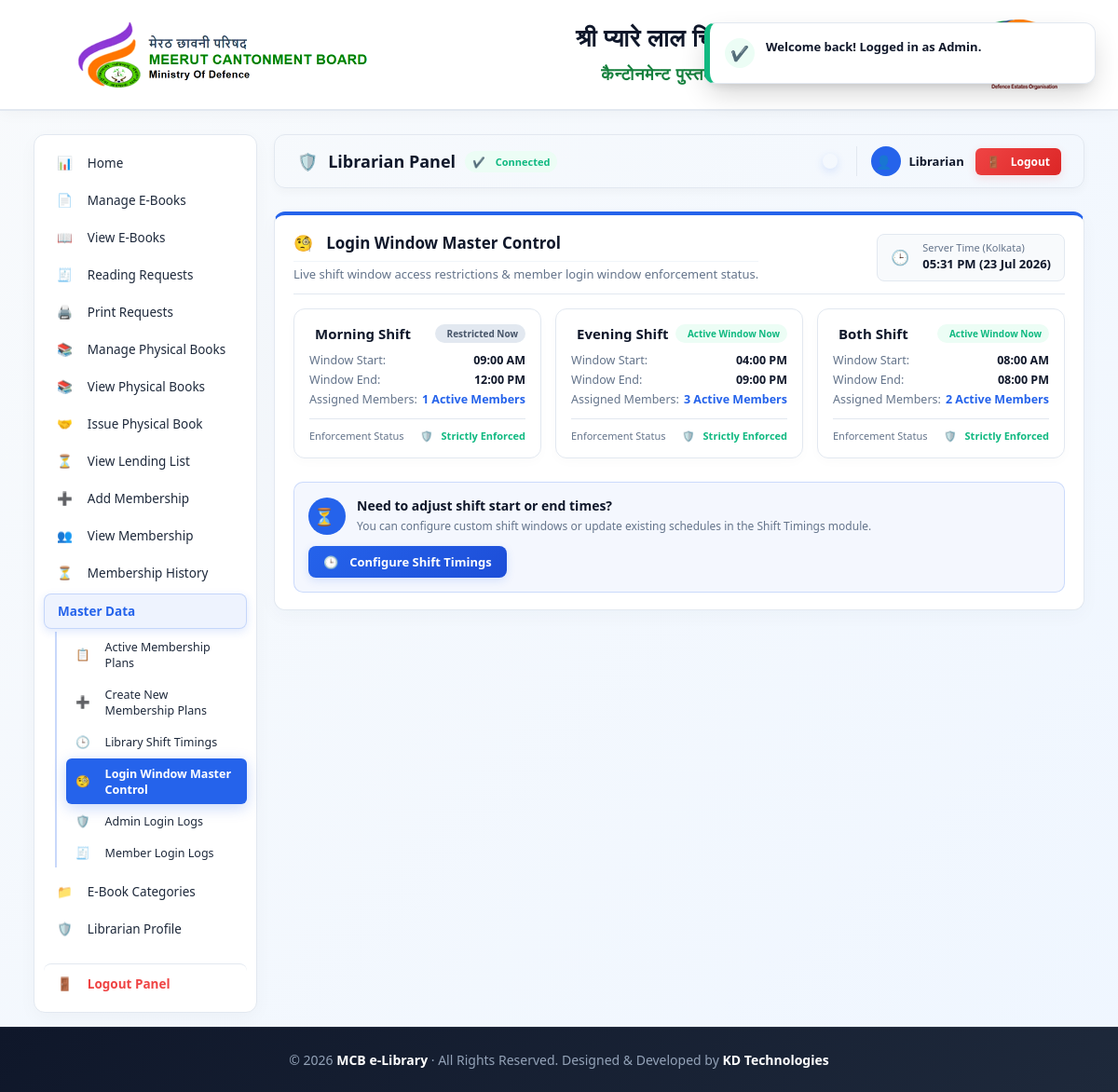
Page /?action=admin&tab=login_window (signed in) on the committed database.
### tables this page shows
CREATE TABLE `work_shifts` (
  `id` int(11) NOT NULL,
  `name` varchar(50) NOT NULL,
  `start_time` time NOT NULL,
  `end_time` time NOT NULL
);

### config.php (called while the page is built, shortened)
<?php
function get_shift_time_window($shift_name, $db_conn) {
    $stmt = $db_conn->prepare("SELECT start_time, end_time FROM work_shifts WHERE name = ? LIMIT 1");
    if ($stmt) {
        $stmt->bind_param("s", $shift_name);
        $stmt->execute();
        $res = $stmt->get_result()->fetch_assoc();
        if ($res) return $res;
    }
    return ['start_time' => '08:00:00', 'end_time' => '20:00:00'];
}
function is_member_within_shift_time($shift_name, $db_conn) {
    $shift_info = get_shift_time_window($shift_name, $db_conn);
    $now_time = date('H:i:s');
    $start = $shift_info['start_time'];
    $end = $shift_info['end_time'];
    if ($start <= $end) {
        return ($now_time >= $start && $now_time <= $end);
    } else {
        return ($now_time >= $start || $now_time <= $end);
    }
}
function e($v){ return htmlspecialchars((string)$v, ENT_QUOTES, 'UTF-8'); }
?>

### app/views/admin/login_window.php (the view, shortened to what this page needs)
<?php
$now_fmt = date('h:i A');
?>
<div class="card" style="border-top: 4px solid var(--primary); margin-bottom:20px;">
    <div style="display:flex; align-items:center; justify-content:space-between; flex-wrap:wrap; gap:12px; margin-bottom:15px; border-bottom:1px solid var(--border-color); padding-bottom:12px;">
        <div>
            <h3 style="margin:0; color:var(--navy-dark); display:flex; align-items:center; gap:8px;">
                <i class="fa-solid fa-sliders" style="color:var(--primary);"></i> Login Window Master Control
            </h3>
            <p style="font-size:13px; color:var(--text-muted); margin:4px 0 0 0;">
                Live shift window access restrictions & member login window enforcement status.
            </p>
        </div>
        <div style="background:var(--bg-slate); border:1px solid var(--border-color); padding:8px 14px; border-radius:8px; display:flex; align-items:center; gap:8px;">
            <div>
                <span style="font-size:11px; color:var(--text-muted); display:block; line-height:1;">Server Time (Kolkata)</span>
                <strong style="font-size:13px; color:var(--navy-dark);"><?= $now_fmt ?> (<?= date('d M Y') ?>)</strong>
            </div>
        </div>
    </div>
    <div style="display:grid; grid-template-columns: repeat(auto-fit, minmax(260px, 1fr)); gap:15px; margin-bottom:25px;">
        <?php
        $shiftsRes = $db->query("SELECT * FROM work_shifts ORDER BY id ASC");
        if ($shiftsRes && $shiftsRes->num_rows > 0):
            while ($sf = $shiftsRes->fetch_assoc()):
                $sName = $sf['name'];
                $sStart = date('h:i A', strtotime($sf['start_time']));
                $sEnd = date('h:i A', strtotime($sf['end_time']));
                $mCountStmt = $db->prepare("SELECT COUNT(*) c FROM members WHERE shift = ? AND approved = 1 AND is_active = 1");
                $mCount = 0;
                if ($mCountStmt) {
                    $mCountStmt->bind_param("s", $sName);
                    $mCountStmt->execute();
                    $mCount = (int)($mCountStmt->get_result()->fetch_assoc()['c'] ?? 0);
                }
                $is_active_now = is_member_within_shift_time($sName, $db);
        ?>
            <div style="background:var(--card-bg); border:1px solid var(--border-color); border-radius:12px; padding:16px; box-shadow:0 4px 12px rgba(0,0,0,0.02); position:relative; overflow:hidden;">
                <div style="display:flex; align-items:center; justify-content:space-between; margin-bottom:10px;">
                    <span style="font-weight:700; font-size:15px; color:var(--navy-dark); display:flex; align-items:center; gap:6px;">
                        <i class="fa-solid fa-sun" style="color:<?= $is_active_now ? 'var(--accent-orange)' : 'var(--text-muted)' ?>;"></i> <?= e($sName) ?> Shift
                    </span>
                    <?php if ($is_active_now): ?>
                        <span class="badge badge-green" style="font-size:10px; padding:3px 8px;"><i class="fa-solid fa-circle-play"></i> Active Window Now</span>
                    <?php else: ?>
                        <span class="badge" style="background:#e2e8f0; color:#475569; font-size:10px; padding:3px 8px;"><i class="fa-solid fa-circle-pause"></i> Restricted Now</span>
                    <?php endif; ?>
                </div>
                <div style="margin-bottom:12px; font-size:12.5px; color:var(--text-color);">
                    <div style="display:flex; justify-content:space-between; margin-bottom:4px;">
                        <span style="color:var(--text-muted);">Window Start:</span>
                        <strong><?= $sStart ?></strong>
                    </div>
                    <div style="display:flex; justify-content:space-between; margin-bottom:4px;">
                        <span style="color:var(--text-muted);">Window End:</span>
                        <strong><?= $sEnd ?></strong>
                    </div>
                    <div style="display:flex; justify-content:space-between;">
                        <span style="color:var(--text-muted);">Assigned Members:</span>
                        <strong style="color:var(--primary);"><?= $mCount ?> Active Members</strong>
                    </div>
                </div>
                <div style="border-top:1px solid var(--border-color); padding-top:10px; margin-top:10px; display:flex; justify-content:space-between; align-items:center;">
                    <span style="font-size:11px; color:var(--text-muted);">Enforcement Status</span>
                    <span style="font-size:11px; font-weight:600; color:var(--accent-green);"><i class="fa-solid fa-shield-halved"></i> Strictly Enforced</span>
                </div>
            </div>
        <?php
            endwhile;
        endif;
        ?>
    </div>
    <div style="background:rgba(37, 99, 235, 0.05); border:1px solid rgba(37, 99, 235, 0.2); border-radius:10px; padding:15px; display:flex; align-items:center; justify-content:space-between; flex-wrap:wrap; gap:12px;">
        <div style="display:flex; align-items:center; gap:12px;">
            <div style="width:40px; height:40px; border-radius:50%; background:var(--primary); color:white; display:flex; align-items:center; justify-content:center; font-size:18px;">
            </div>
            <div>
                <strong style="font-size:14px; color:var(--navy-dark); display:block;">Need to adjust shift start or end times?</strong>
                <span style="font-size:12px; color:var(--text-muted);">You can configure custom shift windows or update existing schedules in the Shift Timings module.</span>
            </div>
        </div>
        <a href="?action=admin&tab=shift_timings" class="btn" style="padding:8px 16px; font-size:13px; text-decoration:none; display:inline-flex; align-items:center; gap:6px; font-weight:600;">
            <i class="fa-solid fa-clock"></i> Configure Shift Timings
        </a>
    </div>
</div>

### app/views/layout/header.php (style rules this page uses)
:root { --primary: #2563eb; --primary-hover: #1d4ed8; --bg-slate: #f8fafc; --bg-card: #ffffff; --navy-dark: #0f172a; --navy-light: #1e293b; --text-dark: #1e293b; --text-muted: #64748b; --border-color: #e2e8f0; --accent-green: #10b981; --accent-red: #ef4444; --accent-orange: #f59e0b; }
* { box-sizing: border-box; transition: all 0.2s ease-in-out; }
body { margin: 0; font-family: system-ui, -apple-system, "Segoe UI", Roboto, Helvetica, Arial, sans-serif; background: linear-gradient(135deg, #f8fafc, #eff6ff); color: var(--text-dark); min-height: 100vh; display: flex; flex-direction: column; }
h1, h2, h3, h4, strong { font-family: system-ui, -apple-system, "Segoe UI", Roboto, Helvetica, Arial, sans-serif; color: var(--navy-dark); }
.card { background: var(--bg-card); padding: 18px 20px; border-radius: 12px; border: 1px solid var(--border-color); box-shadow: 0 6px 20px rgba(22, 52, 91, 0.03); margin-bottom: 16px; position: relative; overflow: hidden; }
.card::before { content: ''; position: absolute; top: 0; left: 0; width: 100%; height: 4px; background: linear-gradient(90deg, var(--primary), #60a5fa); opacity: 0; }
.card h3 { margin-top: 0; font-size: 17px; font-weight: 600; border-bottom: 1px solid #f1f5f9; padding-bottom: 8px; margin-bottom: 14px; display: flex; align-items: center; gap: 8px; }
button, .btn { background: linear-gradient(135deg, var(--primary), var(--primary-hover)); color: white; border: 0; padding: 8px 18px; border-radius: 8px; font-weight: 600; cursor: pointer; text-decoration: none; display: inline-flex; align-items: center; justify-content: center; gap: 6px; font-size: 13px; box-shadow: 0 3px 10px rgba(37, 99, 235, 0.15); }
.badge { display: inline-flex; align-items: center; padding: 5px 12px; border-radius: 30px; font-size: 12px; font-weight: 600; gap: 5px; }
.badge-green { background: #ecfdf5; color: var(--accent-green); }

### rows in the picture
work_shifts: name "Morning", shows "Restricted Now", mCount "1"
work_shifts: name "Evening", shows "Active Window Now", mCount "3"
work_shifts: name "Both", shows "Active Window Now", mCount "2"

### other values in the picture
$_SESSION['admin_user'] "Librarian"
